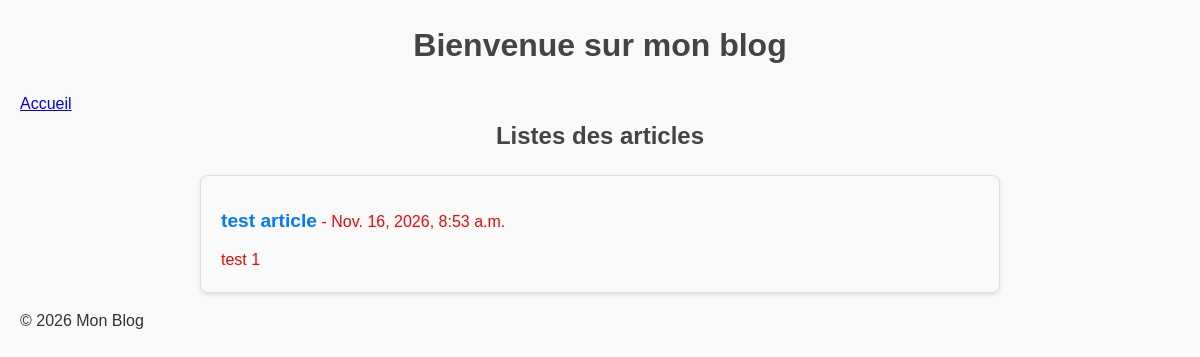
The page /blog/ on the database as committed earlier.
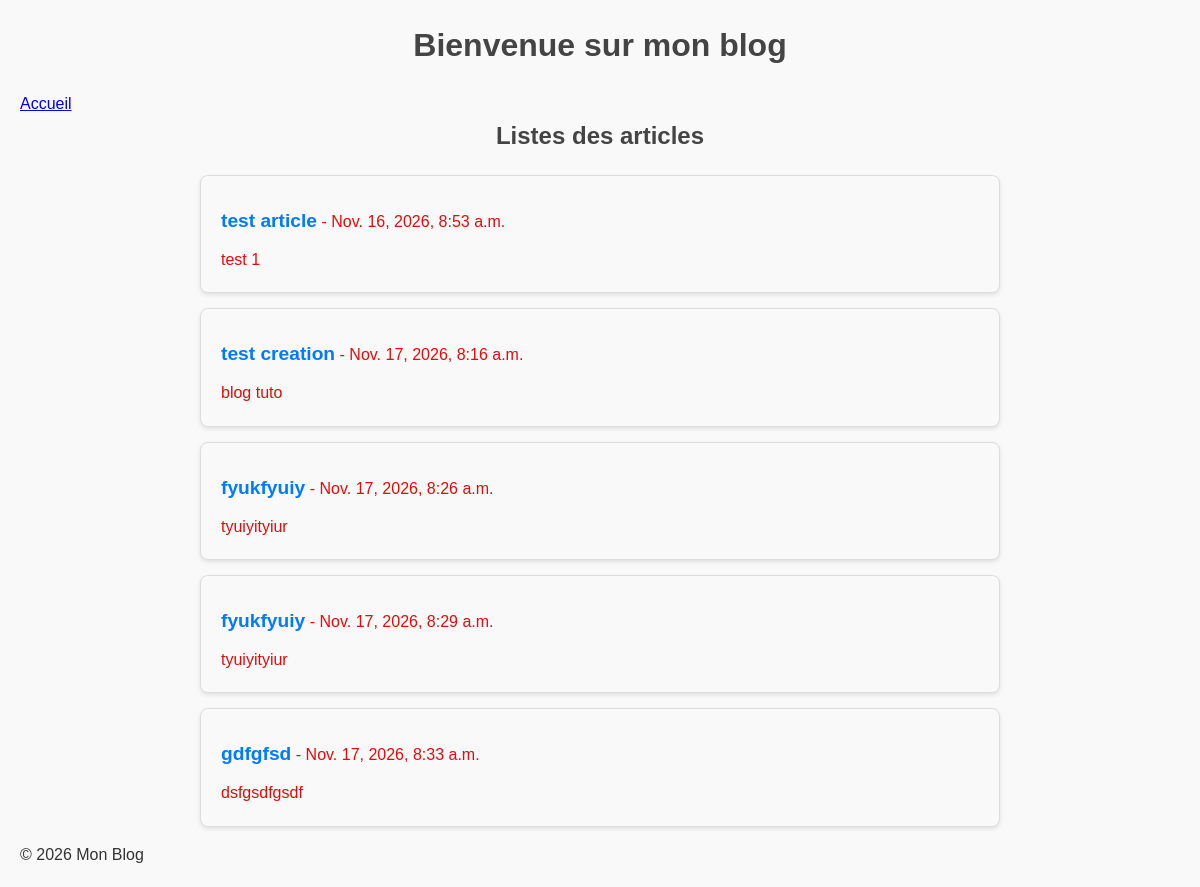
The same page on the database as committed later.
### blog/models.py (models this page shows, shortened)
class Article(models.Model):
    titre = models.CharField(max_length=200)
    contenu = models.TextField()
    date_publication = models.DateTimeField(auto_now_add=True)
    categorie = models.ForeignKey(Categorie,null=True, on_delete=models.SET_NULL)

### blog/views.py (the view)
# urls.py: path('', ListeArticlesView.as_view(), name='liste_articles'),
class ListeArticlesView(ListView):
    model = Article #specifie le modele a utiliser
    template_name = 'blog/liste_articles.html' #specifie le template
    context_object_name = 'articles' #le nom utilisé dans le template
    def get_queryset(self):
        query = self.request.GET.get('q')
        if query:
            return Article.objects.filter(titre__icontains=query)
        return Article.objects.all()

### blog/templates/blog/liste_articles.html (shortened to what this page needs)
{% extends 'base.html' %}
{% block content %}
    <h2>Listes des articles</h2>
    <ul>
        {% for article in articles %}
            <li>
                <p><strong>{{ article.titre}}</strong> - {{ article.date_publication }}</p>
                <p>{{ article.contenu }}</p>
            </li>
        {% endfor %}
    </ul>
{% endblock %}

### templates/base.html (shortened to what this page needs)
 {% load static %}
 <!DOCTYPE html>
 <html lang="fr">
 <head>
    <link rel="stylesheet" href="{% static 'css/styles.css' %}">
 </head>
 <body>
    <header>
        <h1>Bienvenue sur mon blog</h1>
        <nav>
            <a href="/">Accueil</a>
        </nav>
    </header>
    <main>
        {% block content %}{% endblock %}
     </main>
        <footer>
            <p>&copy; 2026 Mon Blog</p>
        </footer>
 </body>
 </html>

### blog/static/css/styles.css (style rules this page uses)
* { margin: 0; padding: 0; box-sizing: border-box; }
body { font-family: Arial, sans-serif; line-height: 1.6; background-color: #f9f9f9; color: #333; padding: 20px; }
h1, h2 { color: #444; margin-bottom: 20px; text-align: center; }
ul { list-style-type: none; padding: 0; margin: 0 auto; max-width: 800px; }
li { background-color: #f9f9f9; padding: 20px; margin-bottom: 15px; border: 1px solid #ddd; border-radius: 8px; box-shadow: 0 2px 4px rgba(0, 0, 0, 0.1); transition: transform 0.2s ease, box-shadow 0.2s ease; }
li p strong { font-size: 1.2em; color: #007bff; }
li p { margin-top: 10px; color: #e60a0a; }

Rows that differ between the two databases and show on the page:
added Article: titre "test creation", date_publication "Nov. 17, 2026, 8:16 a.m.", contenu "blog tuto"
added Article: titre "fyukfyuiy", date_publication "Nov. 17, 2026, 8:26 a.m.", contenu "tyuiyityiur"
added Article: titre "fyukfyuiy", date_publication "Nov. 17, 2026, 8:29 a.m.", contenu "tyuiyityiur"
added Article: titre "gdfgfsd", date_publication "Nov. 17, 2026, 8:33 a.m.", contenu "dsfgsdfgsdf"
